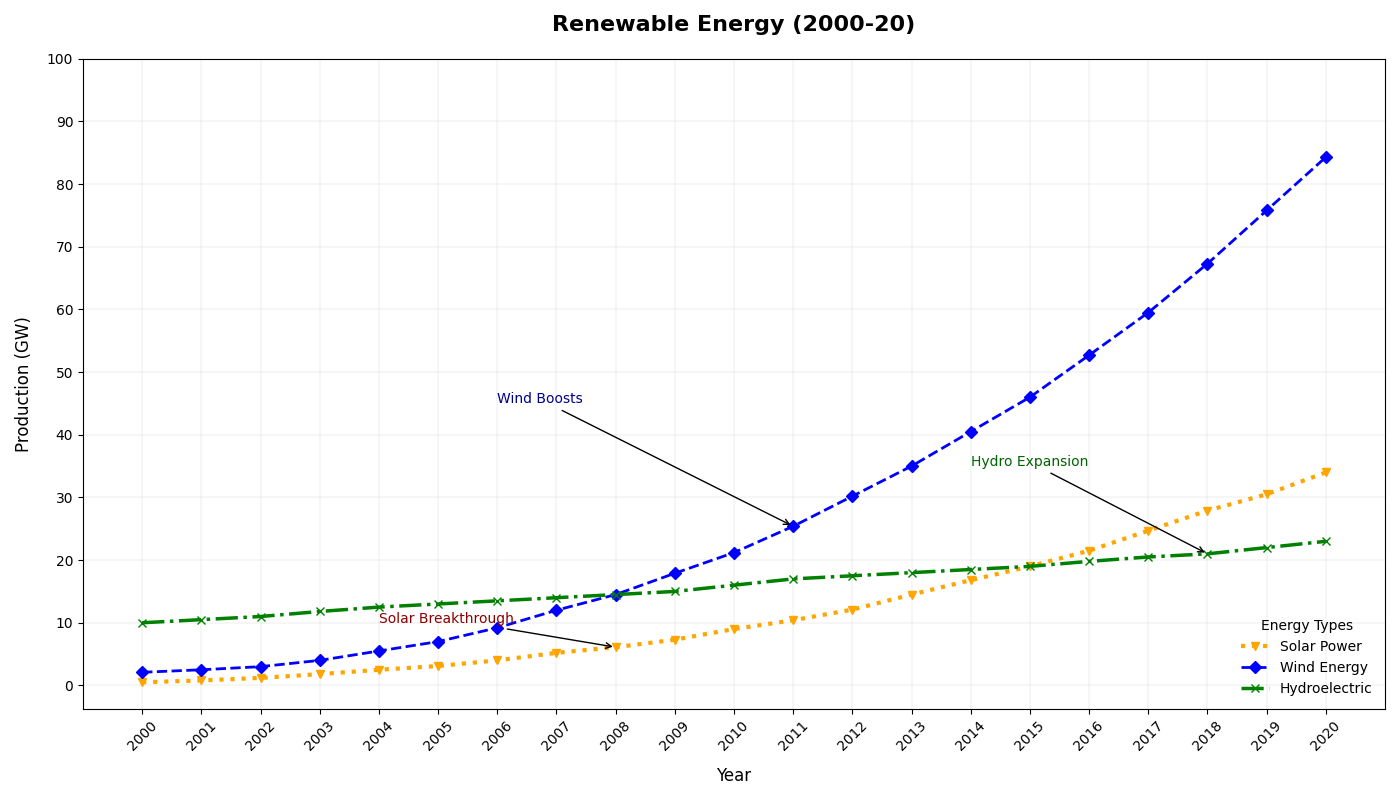

Write Python code to recreate this figure.
import matplotlib.pyplot as plt
import numpy as np

years = np.arange(2000, 2021)
solar_energy = [0.5, 0.8, 1.2, 1.8, 2.5, 3.1, 4.0, 5.2, 6.1, 7.3, 9.0, 10.4, 12.1, 14.5, 16.8, 19.0, 21.5, 24.7, 27.9, 30.5, 34.0]
wind_energy = [2.1, 2.5, 3.0, 4.0, 5.5, 7.0, 9.2, 12.0, 14.5, 17.9, 21.2, 25.4, 30.2, 35.0, 40.5, 46.0, 52.7, 59.5, 67.3, 75.8, 84.3]
hydro_energy = [10.0, 10.5, 11.0, 11.8, 12.5, 13.0, 13.5, 14.0, 14.5, 15.0, 16.0, 17.0, 17.5, 18.0, 18.5, 19.0, 19.8, 20.5, 21.0, 22.0, 23.0]

fig, ax = plt.subplots(figsize=(14, 8))

# Changing marker types, line styles, and adding linewidth variance
ax.plot(years, solar_energy, color='orange', marker='v', linestyle=':', linewidth=3, label='Solar Power')
ax.plot(years, wind_energy, color='blue', marker='D', linestyle='--', linewidth=2, label='Wind Energy')
ax.plot(years, hydro_energy, color='green', marker='x', linestyle='-.', linewidth=2.5, label='Hydroelectric')

# Shortened title and labels
ax.set_title('Renewable Energy (2000-20)', fontsize=16, fontweight='bold', pad=20)
ax.set_xlabel('Year', fontsize=12, labelpad=10)
ax.set_ylabel('Production (GW)', fontsize=12, labelpad=10)

# Alter grid/axis styles
ax.grid(True, which='major', linestyle='-', linewidth=0.3, alpha=0.5)
ax.set_xticks(years, minor=False)
ax.set_xticklabels(years, rotation=45)
ax.set_yticks(np.arange(0, 101, 10))

# Modified legend
ax.legend(loc='lower right', fontsize=10, frameon=False, title='Energy Types')

# Annotations
ax.annotate('Solar Breakthrough', xy=(2008, 6.1), xytext=(2004, 10), 
            arrowprops=dict(facecolor='black', arrowstyle='->'), fontsize=10, color='darkred')
ax.annotate('Wind Boosts', xy=(2011, 25.4), xytext=(2006, 45), 
            arrowprops=dict(facecolor='black', arrowstyle='->'), fontsize=10, color='darkblue')
ax.annotate('Hydro Expansion', xy=(2018, 21.0), xytext=(2014, 35), 
            arrowprops=dict(facecolor='black', arrowstyle='->'), fontsize=10, color='darkgreen')

plt.tight_layout()
plt.show()
